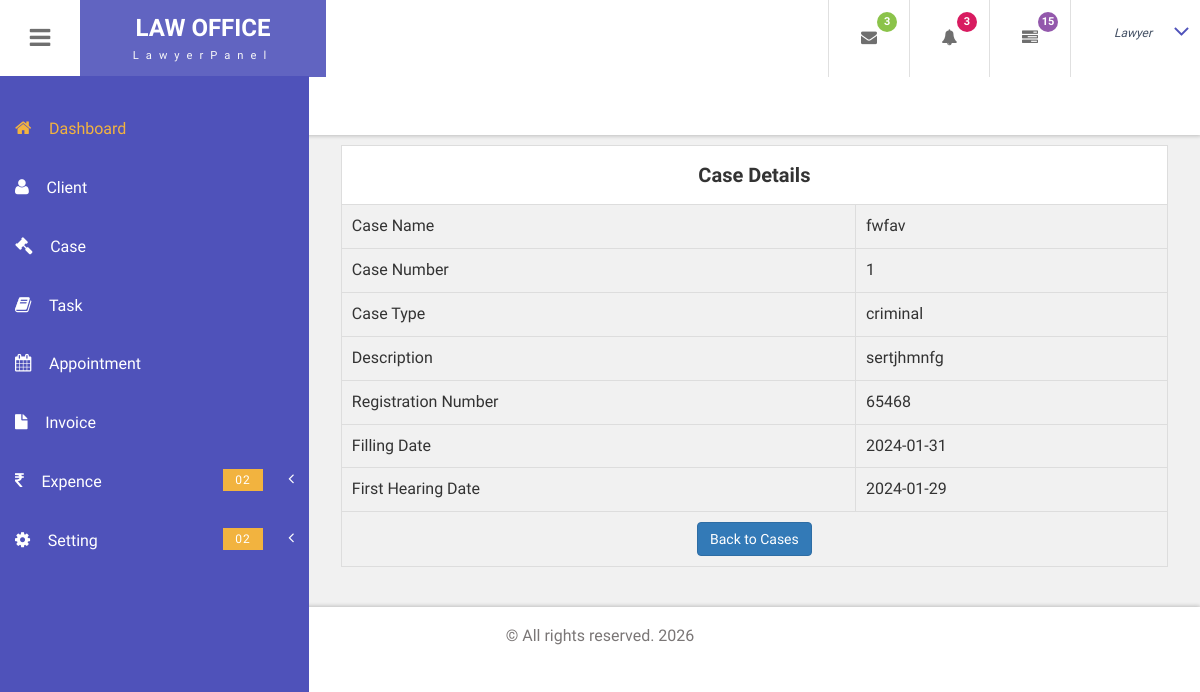
Before: /lawyermanagementsystem/LawyerAdmin/viewcase.php?id=8 with the older database file.
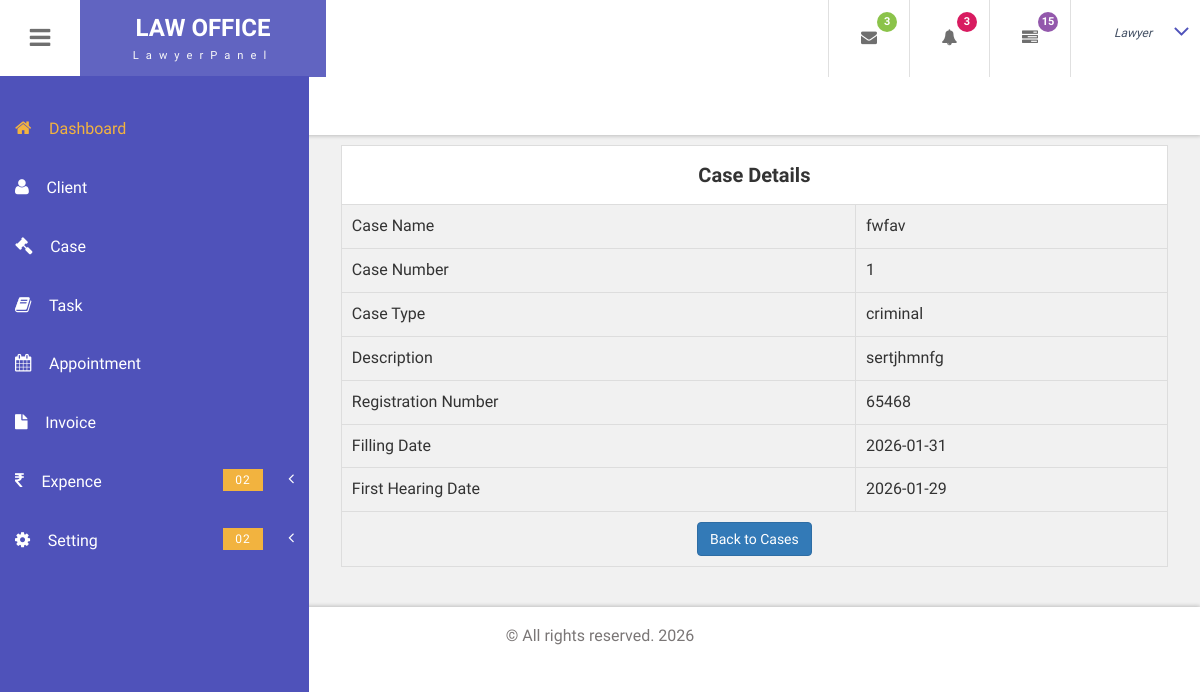
After: the same page with the newer database file.
### tables this page shows
CREATE TABLE `cases` (
  `case_id` int(11) NOT NULL,
  `case_name` varchar(255) NOT NULL,
  `case_number` varchar(255) NOT NULL,
  `alternate_number` varchar(255) DEFAULT NULL,
  `case_type` varchar(50) NOT NULL,
  `case_subtype` varchar(50) DEFAULT NULL,
  `case_number_filing` varchar(255) DEFAULT NULL,
  `description` text DEFAULT NULL,
  `registration_number` varchar(255) DEFAULT NULL,
  `crn_number` varchar(255) DEFAULT NULL,
  `filling_date` date DEFAULT NULL,
  `first_hearing_date` date DEFAULT NULL,
  `created_at` timestamp NOT NULL DEFAULT current_timestamp(),
  `updated_at` timestamp NOT NULL DEFAULT current_timestamp() ON UPDATE current_timestamp(),
  `lawyer_id` varchar(20) NOT NULL
);

### lawyermanagementsystem/LawyerAdmin/viewcase.php (the view, shortened to what this page needs)
<?php
$mysqli = new mysqli(getenv("DB_HOST") ?: "localhost", getenv("DB_USER") ?: "root", getenv("DB_PASS") ?: "", getenv("DB_NAME") ?: "lawyermanagement", (int)(getenv("DB_PORT") ?: 3306));
if (isset($_GET['id'])) {
    $case_id = $mysqli->real_escape_string($_GET['id']);
    $query = "SELECT * FROM cases WHERE case_id = '$case_id'";
    $result = $mysqli->query($query);
    if ($result && $result->num_rows > 0) {
        $case = $result->fetch_assoc();
?>
<!DOCTYPE HTML>
<html>
<head>
<link href="css/bootstrap.css" rel='stylesheet' type='text/css' />
<link href="css/style.css" rel='stylesheet' type='text/css' />
<link href="css/font-awesome.css" rel="stylesheet">
<link href="css/animate.css" rel="stylesheet" type="text/css" media="all">
<link rel="stylesheet" href="css/clndr.css" type="text/css" />
<link href="css/custom.css" rel="stylesheet">
</head>
<body class="cbp-spmenu-push">
	<div class="main-content">
		<div class=" sidebar" role="navigation">
            <div class="navbar-collapse">
				<nav class="cbp-spmenu cbp-spmenu-vertical cbp-spmenu-left" id="cbp-spmenu-s1">
				<ul class="nav" id="side-menu">
						<li>
							<a href="index.php" class="active"><i class="fa fa-home nav_icon"></i>Dashboard</a>
						</li>
						<li>
							<a href="client.php"><i class="fa fa-user nav_icon"></i>Client </a>
						</li>
						<li>
							<a href="case.php"><i class="fa fa-gavel nav_icon"></i>Case </a>
						</li>
						<li>
							<a href="task.php"><i class="fa fa-book nav_icon"></i>Task </a>
						</li>
						<li>
							<a href="lawyer_booking.php"><i class="fa fa-calendar nav_icon"></i>Appointment </a>
						</li>
						<li>
							<a href="invoice.php"><i class="fa fa-file nav_icon"></i>Invoice </a>
						</li>
						<li>
							<a href="expence.php"><i class="fa fa-money nav_icon"></i>Expence<span class="nav-badge-btm">02</span><span class="fa arrow"></span></a>
						</li>
						<li>
							<a href="#"><i class="fa fa-cog nav_icon"></i>Setting<span class="nav-badge-btm">02</span><span class="fa arrow"></span></a>
						</li>
				</nav>
			</div>
		</div>
		<div class="sticky-header header-section ">
			<div class="header-left">
				<button id="showLeftPush"><i class="fa fa-bars"></i></button>
				<div class="logo">
					<a href="index.html">
						<h1>LAW OFFICE</h1>
						<span>LawyerPanel</span>
					</a>
				</div>
				<div class="search-box">
					<form class="input">
						<label class="input__label" for="input-31">
						</label>
					</form>
				</div>
			</div>
			<div class="header-right">
				<div class="profile_details_left">
					<ul class="nofitications-dropdown">
						<li class="dropdown head-dpdn">
							<a href="#" class="dropdown-toggle" data-toggle="dropdown" aria-expanded="false"><i class="fa fa-envelope"></i><span class="badge">3</span></a>
						</li>
						<li class="dropdown head-dpdn">
							<a href="#" class="dropdown-toggle" data-toggle="dropdown" aria-expanded="false"><i class="fa fa-bell"></i><span class="badge blue">3</span></a>
						</li>
						<li class="dropdown head-dpdn">
							<a href="#" class="dropdown-toggle" data-toggle="dropdown" aria-expanded="false"><i class="fa fa-tasks"></i><span class="badge blue1">15</span></a>
						</li>
					</ul>
					<div class="clearfix"> </div>
				</div>
				<div class="profile_details">
					<ul>
						<li class="dropdown profile_details_drop">
							<a href="#" class="dropdown-toggle" data-toggle="dropdown" aria-expanded="false">
								<div class="profile_img">
									<div class="user-name">
										<span>Lawyer</span>
									</div>
									<i class="fa fa-angle-down lnr"></i>
									<div class="clearfix"></div>
								</div>
							</a>
						</li>
					</ul>
				</div>
				<div class="clearfix"> </div>
			</div>
			<div class="clearfix"> </div>
		</div>
		<div id="page-wrapper">
			<div class="main-page">
			<table>
        <thead>
            <tr>
			<th colspan="2" style="font-size: 20px; font-weight: bold;">Case Details</th>
            </tr>
        </thead>
        <tbody>
            <tr>
			<td>Case Name</td>
			<td><?php echo $case['case_name']; ?></td>
			</tr>
			<tr>
			<td>Case Number</td>
			<td><?php echo $case['case_number']; ?></td>
			</tr>
			<tr>
			<td>Case Type</td>
			<td><?php echo $case['case_type']; ?></td>
			</tr>
			<tr>
			<td>Description</td>
			<td><?php echo $case['description']; ?></td>
			</tr>
			<tr>
			<td>Registration Number</td>
			<td><?php echo $case['registration_number']; ?></td>
			</tr>
			<tr>
			<td>Filling Date</td>
			<td><?php echo $case['filling_date']; ?></td>
			</tr>
			<tr>
			<td>First Hearing Date</td>
			<td><?php echo $case['first_hearing_date']; ?></td>
			</tr>
			<?php
			} else {
				echo "Case not found.";
			}
		} else {
			echo "Case ID parameter missing.";
		}
            ?>
			<tr>
			<td colspan="2"><center><a href="case.php" class="btn btn-primary">Back to Cases</a></center></td>
			</tr>
		</tbody>
    </table>
			</div>
		</div>
		<div></div><div class="footer">
		   <p>&copy; All rights reserved. 2026</p>
		</div>
	</div>
</body>
</html>

### lawyermanagementsystem/LawyerAdmin/css/custom.css (style rules this page uses)
#page-wrapper { padding:7em 2em 2.5em; background-color: #F1F1F1; }
.sidebar .arrow { float: right; }
.sidebar .fa.arrow:before { content: "\f104"; }

### lawyermanagementsystem/LawyerAdmin/viewcase.php (style rules this page uses)
table { width: 100%; border-collapse: collapse; margin-top: 10px; }
td { padding: 10px; border: 1px solid #ddd; text-align: left; }
th { background-color: white; padding: 15px; border: 1px solid #ddd; text-align: center; }
button { background-color: #4CAF50; color: #fff; padding: 15px; border: none; border-radius: 4px; cursor: pointer; }

Changed rows visible on the page:
changed cases "fwfav": filling_date "2024-01-31" → "2026-01-31"; first_hearing_date "2024-01-29" → "2026-01-29"
